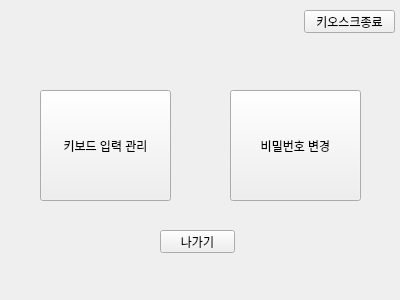
<?xml version="1.0" encoding="UTF-8"?>
<ui version="4.0">
 <class>Form</class>
 <widget class="QWidget" name="Form">
  <property name="geometry">
   <rect>
    <x>0</x>
    <y>0</y>
    <width>400</width>
    <height>300</height>
   </rect>
  </property>
  <property name="windowTitle">
   <string>Form</string>
  </property>
  <widget class="QPushButton" name="btn_keyboardSet">
   <property name="geometry">
    <rect>
     <x>40</x>
     <y>90</y>
     <width>131</width>
     <height>111</height>
    </rect>
   </property>
   <property name="text">
    <string>키보드 입력 관리</string>
   </property>
  </widget>
  <widget class="QPushButton" name="btn_changePassword">
   <property name="geometry">
    <rect>
     <x>230</x>
     <y>90</y>
     <width>131</width>
     <height>111</height>
    </rect>
   </property>
   <property name="text">
    <string>비밀번호 변경</string>
   </property>
  </widget>
  <widget class="QPushButton" name="btn_quit">
   <property name="geometry">
    <rect>
     <x>304</x>
     <y>10</y>
     <width>91</width>
     <height>23</height>
    </rect>
   </property>
   <property name="text">
    <string>키오스크종료</string>
   </property>
  </widget>
  <widget class="QPushButton" name="btn_back">
   <property name="geometry">
    <rect>
     <x>160</x>
     <y>230</y>
     <width>75</width>
     <height>23</height>
    </rect>
   </property>
   <property name="text">
    <string>나가기</string>
   </property>
  </widget>
 </widget>
 <resources/>
 <connections/>
</ui>
